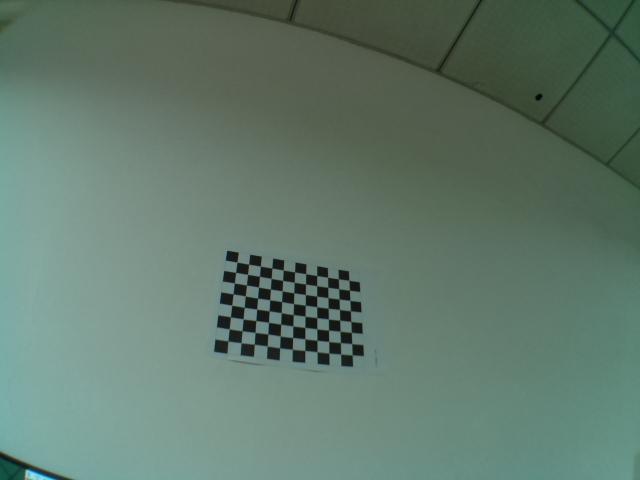
#> input picture calib_camera/calib_image/0.jpg, 640 x 480 px; its folder holds 5 pictures in this run
$ python calib_camera.py
#> lines starting #> are read from the running program, lines starting #| are printed output that depends on the picture; after the words box and inside, x2 and y2 are one past the last pixel; in counts of white or black regions, pixels touching at a corner belong together
import numpy as np
import cv2
import glob

# prepare object points, like (0,0,0), (1,0,0), (2,0,0) ....,(11,8,0)
objp = np.zeros((8*11,3), np.float32)
objp[:,:2] = np.mgrid[0:11, 0:8].T.reshape(-1,2)

# Arrays to store object points and image points from all the images.
objpoints = [] # 3d points in real world space
imgpoints = [] # 2d points in image plane.

# Make a list of calibration images
images = glob.glob('calib_image/*.jpg')

# Step through the list and search for chessboard corners
for idx, fname in enumerate(images):
    img = cv2.imread(fname)
#> img is the input picture: shape (480, 640, 3); mean B, G, R 107.8, 121.1, 97.3
    gray = cv2.cvtColor(img, cv2.COLOR_BGR2GRAY)
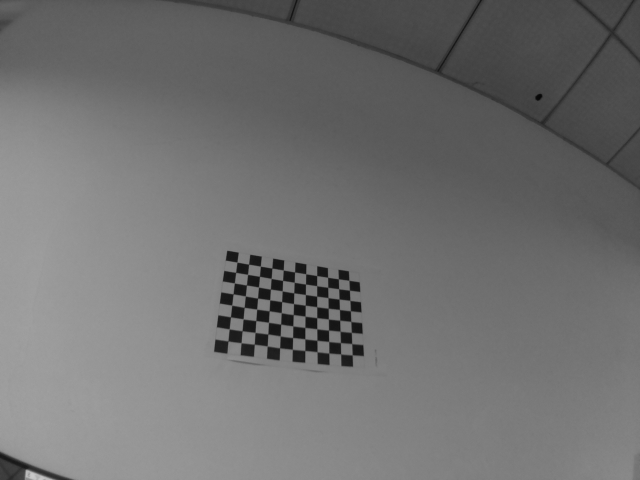
#> gray: shape (480, 640); min 6, max 201, mean 112.5
    # Find the chessboard corners 11*8
    ret, corners = cv2.findChessboardCorners(gray, (11,8), None)
#> ret = True; corners = 88 rows, first 8: [236.8, 262.3], [248.5, 264.1], [260.4, 266.4], [271.8, 268.1], [283.3, 270], [294.6, 271.9], [305.6, 273.7], [316.7, 275.6]
    # If found, add object points, image points
    if ret == True:
        objpoints.append(objp)
        imgpoints.append(corners)
        # Draw and display the corners 11*8
        cv2.drawChessboardCorners(img, (11,8), corners, ret)
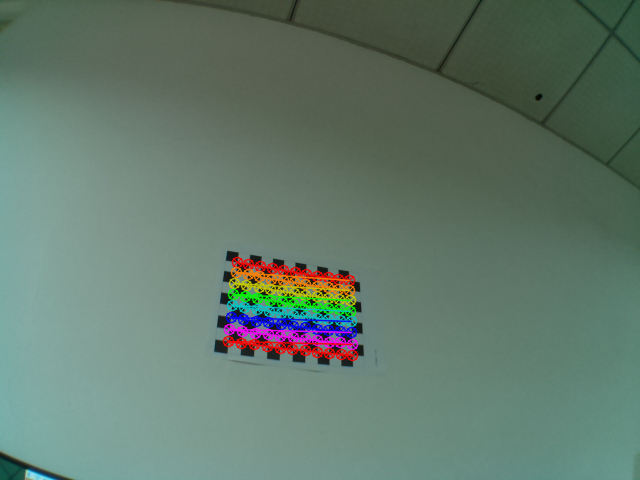
#> img: shape (480, 640, 3); 3.3% of pixels changed, all inside (x1, y1, x2, y2) = (222, 256, 359, 362)
        cv2.imshow('img', img)
        cv2.waitKey(100)
#> pass 2 of the loop `for idx, fname in enumerate(images):`:
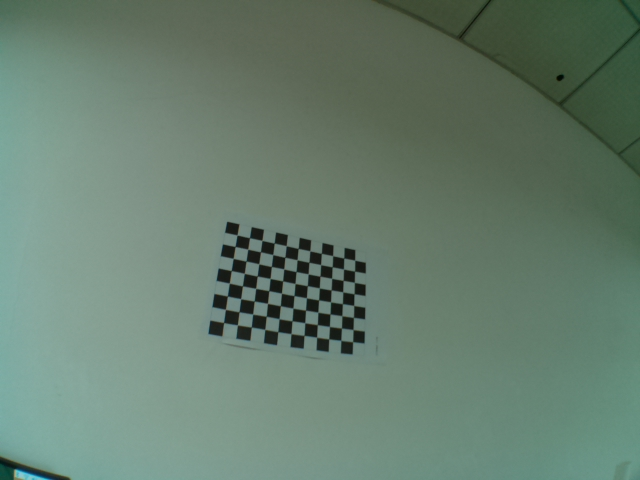
#> input picture calib_camera/calib_image/1.jpg, 640 x 480 px
#> img is the input picture: shape (480, 640, 3); mean B, G, R 110.5, 126.1, 102.9
#> `gray = cv2.cvtColor(img, cv2.COLOR_BGR2GRAY)`:
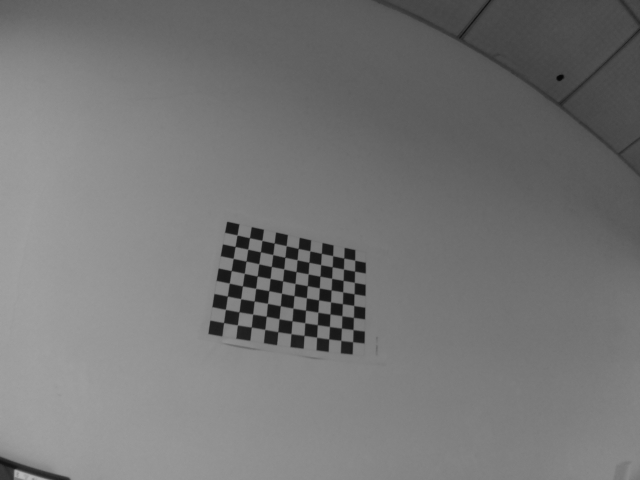
#> gray: shape (480, 640); min 6, max 183, mean 117.3
#> corners = 88 rows, first 8: [236.9, 235.1], [249.6, 237.9], [261.8, 240.5], [274.2, 242.9], [286, 245.7], [298.3, 248.4], [309.9, 250.7], [321.4, 253.2]
#> `cv2.drawChessboardCorners(img, (11,8), corners, ret)`:
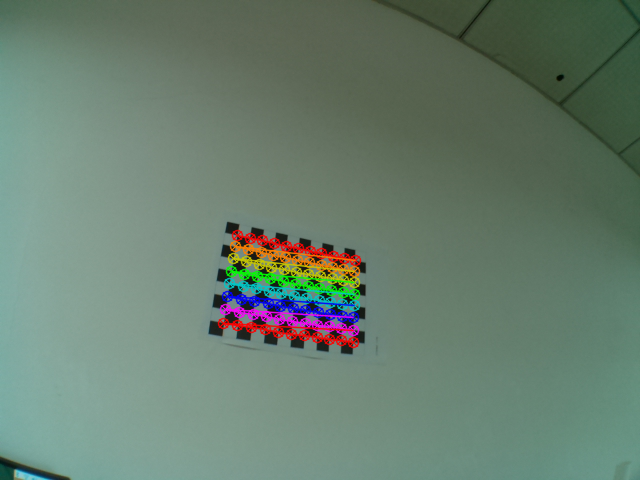
#> img: shape (480, 640, 3); 3.55% of pixels changed, all inside (x1, y1, x2, y2) = (217, 229, 362, 349)
#> pass 3 of the loop `for idx, fname in enumerate(images):`:
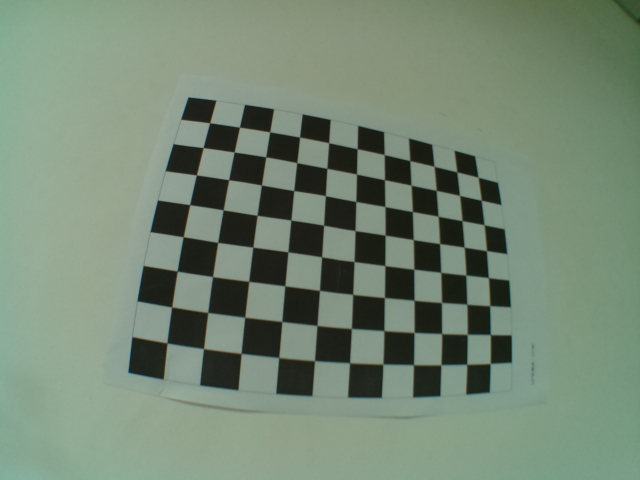
#> input picture calib_camera/calib_image/10.jpg, 640 x 480 px
#> img is the input picture: shape (480, 640, 3); mean B, G, R 116.5, 135.4, 117.5
#> `gray = cv2.cvtColor(img, cv2.COLOR_BGR2GRAY)`:
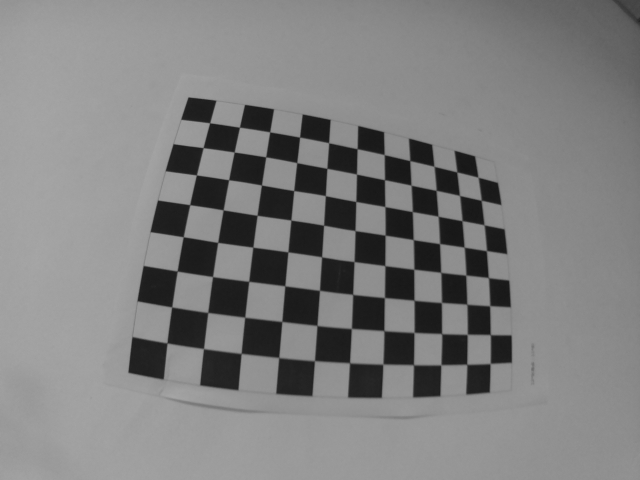
#> gray: shape (480, 640); min 22, max 166, mean 127.9
#> corners = 88 rows, first 8: [209.6, 122.8], [239.5, 127.3], [269.7, 131.8], [299.5, 137.1], [328.6, 142.8], [357.1, 148.7], [384.2, 154.6], [409.7, 160.6]
#> `cv2.drawChessboardCorners(img, (11,8), corners, ret)`:
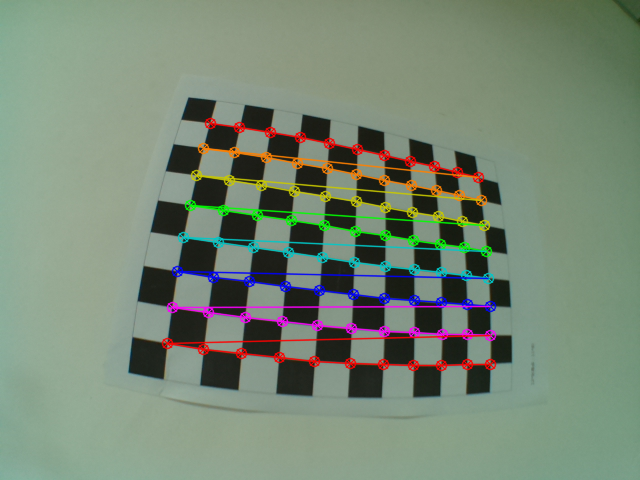
#> img: shape (480, 640, 3); 6.44% of pixels changed, all inside (x1, y1, x2, y2) = (161, 117, 497, 372)
#> the loop made 5 passes; the first 3 are shown

# Test undistortion on an image
img = cv2.imread('./calib_image/26.jpg')
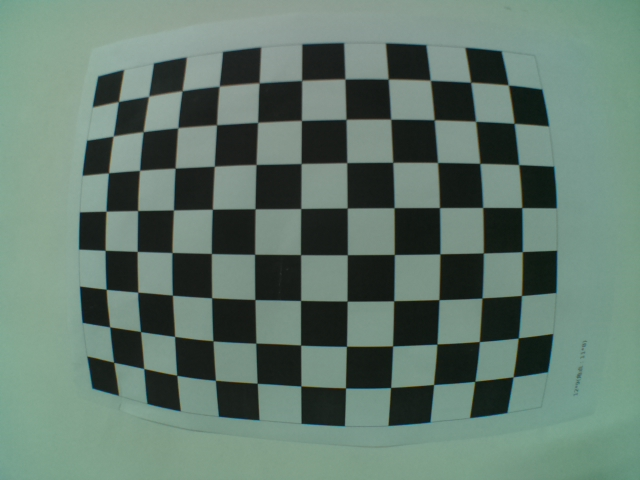
#> input picture calib_camera/calib_image/26.jpg, 640 x 480 px
#> img is the input picture: shape (480, 640, 3); mean B, G, R 109.3, 121.1, 98.6
cv2.imshow('img', img)
img_size = (img.shape[1], img.shape[0])
#> img_size = (640, 480)

# Do camera calibration given object points and image points
ret, mtx, dist, rvecs, tvecs = cv2.calibrateCamera(objpoints, imgpoints, img_size,None,None)

print("mtx")
print(mtx)

print("dist")
print(dist)

dst = cv2.undistort(img, mtx, dist, None, mtx)
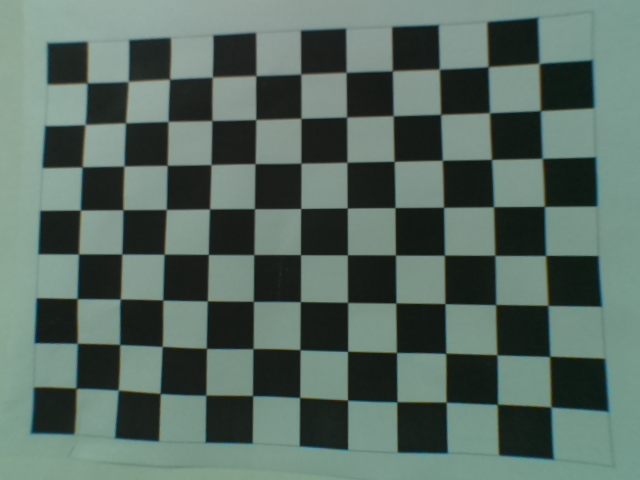
#> dst: shape (480, 640, 3); mean B, G, R 98.2, 106.8, 88.1
cv2.imwrite('./result_undist.jpg',dst)
cv2.imshow('result_undist', dst)

cv2.waitKey(5000)
cv2.destroyAllWindows()
